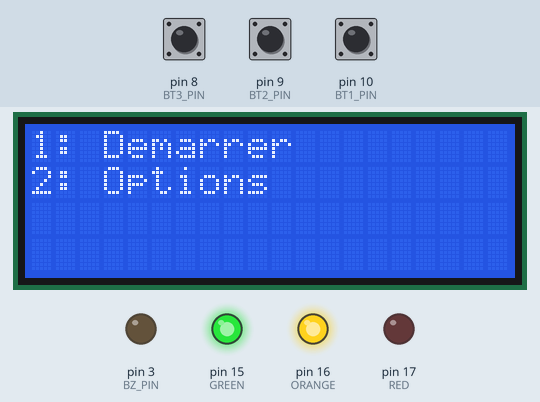
Recording of a sketch running on a simulated Arduino Uno, built with avr-gcc and run on an emulated ATmega328P. Shown: 20×4 character LCD, output pins drawn as LEDs (lit = HIGH). Inputs (shaded band) come from the test bench; at power-on: pin 10 (BT1_PIN) HIGH, pin 9 (BT2_PIN) HIGH, pin 8 (BT3_PIN) HIGH.

Above: at 1.2 s.
1.3 s: pin 10 (BT1_PIN) pulled LOW for 0.15 s
At 2.4 s:
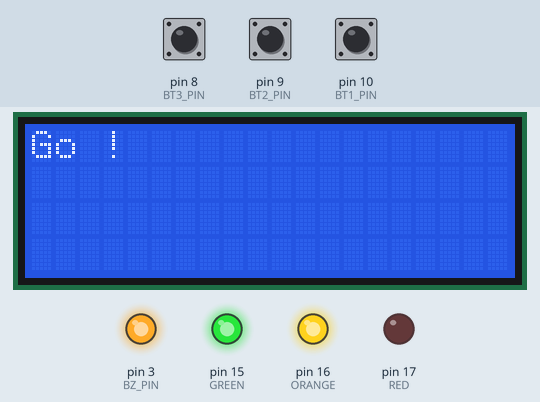
4.4 s: pin 10 (BT1_PIN) pulled LOW for 1 s
At 8.1 s:
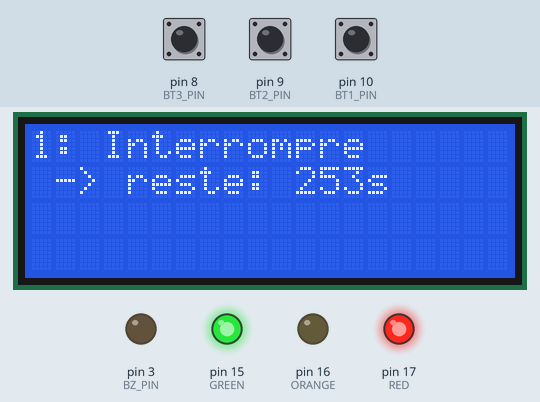
8.4 s: pin 10 (BT1_PIN) pulled LOW for 0.15 s
At 9.3 s:
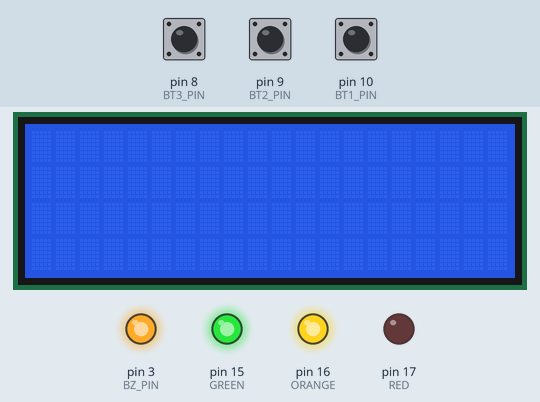
11.3 s: pin 9 (BT2_PIN) pulled LOW for 0.15 s
At 12.5 s:
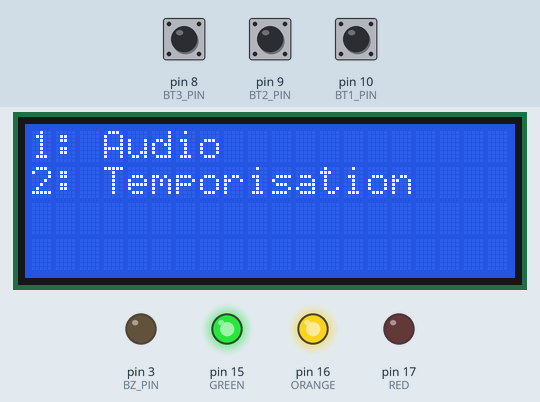
13.2 s: pin 9 (BT2_PIN) pulled LOW for 1 s
At 15.5 s:
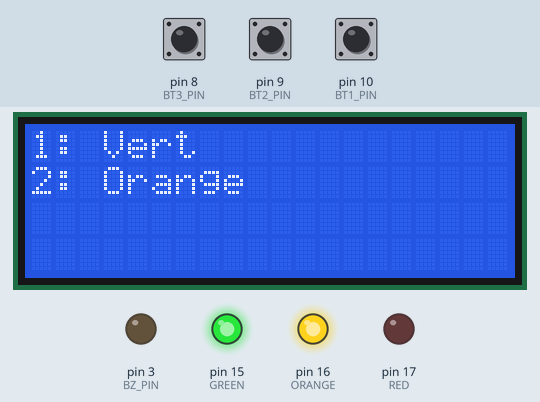
15.8 s: pin 9 (BT2_PIN) pulled LOW for 0.15 s
At 17.2 s:
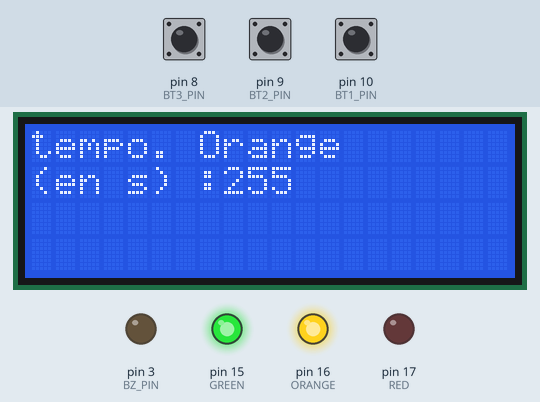
Timing chart, 0 to 18.7 s (numbered marks = the images above; inputs shaded):
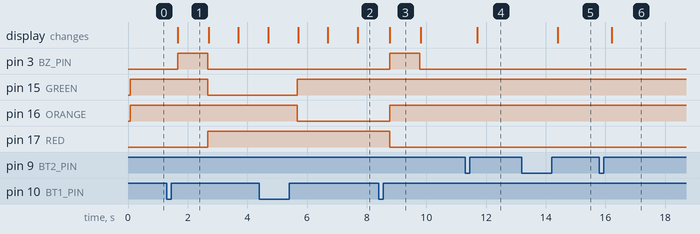

Measured:
- after the input at 1.3 s, pin 3 (BZ_PIN): LOW → HIGH after 0.37 s, → LOW 1.0 s later; pin 15 (GREEN): HIGH → LOW after 1.4 s; pin 17 (RED): LOW → HIGH after 1.4 s; the display: changes after 0.37 s (image 1)
- after the input at 4.4 s, pin 15 (GREEN): LOW → HIGH after 1.3 s; pin 16 (ORANGE): HIGH → LOW after 1.3 s
- after the input at 8.4 s, pin 3 (BZ_PIN): LOW → HIGH after 0.38 s, → LOW 1.0 s later; pin 16 (ORANGE): LOW → HIGH after 0.38 s; pin 17 (RED): HIGH → LOW after 0.38 s; the display: changes after 0.38 s (image 3)
- after the input at 11.3 s, the display: changes after 0.41 s (image 4)
- after the input at 13.2 s, the display: changes after 1.2 s (image 5)
- after the input at 15.8 s, the display: changes after 0.41 s (image 6)
- what the display in image 1 shows lasts 1.0 s, from 1.7 s to 2.7 s

The sketch:

Feu_tir.ino
```cpp
#include <Wire.h>
#include <LiquidCrystal_I2C.h>
#include <EEPROM.h>

//Custom IO definition
#define GREEN 15 //A1
#define ORANGE 16
#define RED 17
#define BT1_PIN  10
#define BT2_PIN  9
#define BT3_PIN  8
#define BZ_PIN  3
#define I2C_ADDR  0x27

#define SND_STATU_ADDR  1
#define PWM_RATIO_ADDR  2
#define TIMER2_ADDR  3
#define TIMER1_ADDR  4
//risque de limitation : par defaut on est a 3,5 min soit 180+30s = 210s -1s pour le beep de depart

//etats
#define ST_WAIT 0
#define ST_START 1
#define ST_P1 2
#define ST_P2 3
#define ST_END 4
#define ST_OPT 5
#define ST_OPT_TEMP 6
#define ST_OPT_TEMP_SET 7
#define ST_OPT_SND 8
#define ST_OPT_SND_SET 9
#define ST_OPT_SND_PWM 10
#define ST_OPT_TEMP_SET_P1 11
#define ST_OPT_TEMP_SET_P2 12


//evenements controles
#define NO_EVENT  0
#define BT1_EVENT  1
#define BT2_EVENT  2
#define BT3_EVENT  3

//temp d'attente entre chaque boucle (ms)
#define LoopWait  100
//nombre de boucles par seconde
#define LoopbySec  10

//timers (durées en s)
#define Temps_TEST  4

int temps_P1 = 0;
int temps_P2 = 30;
int timer = 0;

int prev_status = ST_WAIT;
int status = ST_WAIT;
int btEvent = NO_EVENT;
int lastState = NO_EVENT;
int configPwm = 0;
bool startSnd = false;
bool stopSnd = false;

LiquidCrystal_I2C lcd(0x27, 20, 4);

void setup() {
  //initialisation de l'affichage et des I/O
  lcd.init();
  lcd.clear();
  lcd.backlight();
  pinMode(GREEN, OUTPUT);
  pinMode(ORANGE, OUTPUT);
  pinMode(RED, OUTPUT);
  pinMode(BZ_PIN, OUTPUT);
  pinMode(BT1_PIN, INPUT_PULLUP);
  pinMode(BT2_PIN, INPUT_PULLUP);
  pinMode(BT3_PIN, INPUT_PULLUP);

  //on charge la config (byte)
  int activeSnd = EEPROM.read(SND_STATU_ADDR);
  startSnd = activeSnd % 2;
  stopSnd = activeSnd >> 1;
  configPwm = EEPROM.read(PWM_RATIO_ADDR);

  temps_P1 = EEPROM.read(TIMER1_ADDR);
  temps_P2 = EEPROM.read(TIMER2_ADDR);

}

void loop() {
  int buttonState = NO_EVENT;
  //Temporisation de 100 ms pour la boucle principale
  unsigned long endOfLoop = millis() + LoopWait;
  manageState();
  //note : les évenements des touches sont consommé ici, apres chaque boucle de 100ms
  consumeBtEvent();

  //On attend la fin du temps disponible pour la boucle
  //(on ne prend pas en compte les dépassement)
  while (millis() < endOfLoop) {
    if (LOW == digitalRead(BT1_PIN))
      buttonState = BT1_EVENT;
    else if (LOW == digitalRead(BT2_PIN))
      buttonState = BT2_EVENT;
    else if (LOW == digitalRead(BT3_PIN))
      buttonState = BT3_EVENT;
  }
  if (lastState != buttonState && buttonState == NO_EVENT)
  {
    btEvent = lastState;
  }
  lastState = buttonState;
}
```

Display_fnc.ino
```cpp
//fonctions de gestion d'affichage (16 char, 2 lignes)

void lcdClear() {
  lcd.clear();
}

void waitMsg() {
  lcd.setCursor(0, 0);
  lcd.print("1: Demarrer");
  lcd.setCursor(0, 1);
  lcd.print("2: Options");
}
void BeepMsg() {
  lcd.setCursor(0, 0);
  lcd.print("Go !");
}
void PhaseMsg() {
  lcd.setCursor(0, 0);
  lcd.print("1: Interrompre");
  lcd.setCursor(0, 1);
  lcd.print(" -> reste: " + String(timer / LoopbySec) + "s ");
}
void OptMainMsg() {
  lcd.setCursor(0, 0);
  lcd.print("1: Audio");
  lcd.setCursor(0, 1);
  lcd.print("2: Temporisation");
}

//-------------------------------

void OptTempoMsg() {
  lcd.setCursor(0, 0);
  lcd.print("1: Vert");
  lcd.setCursor(0, 1);
  lcd.print("2: Orange");
}

void OptMsgTempo1() {
  lcd.setCursor(0, 0);
  lcd.print("tempo. Vert");
  lcd.setCursor(0, 1);
  lcd.print("(en s) :");
  lcd.print(temps_P1);
}

void OptMsgTempo2() {
  lcd.setCursor(0, 0);
  lcd.print("tempo. Orange");
  lcd.setCursor(0, 1);
  lcd.print("(en s) :");
  lcd.print(temps_P2);
}

//-------------------------------

void OptMsgSnd() {
  lcd.setCursor(0, 0);
  lcd.print("1: Activation");
  lcd.setCursor(0, 1);
  lcd.print("2: tonalite");
}

void OptMsgSndActive() {
  lcd.setCursor(0, 0);
  lcd.print("1/2 :  debut|fin");
  lcd.setCursor(0, 1);
  //lcd.print("3:retour");
  lcd.setCursor(9, 1);
  lcd.print(startSnd ? "OUI" : "NON");
  lcd.setCursor(13, 1);
  lcd.print(stopSnd ? "OUI" : "NON");
}

void OptMsgSndPwm() {
  lcd.setCursor(0, 0);
  lcd.print("tonalite(1/2)");
  lcd.setCursor(3, 1);
  lcd.print('<');
  for (int i = 0; i < 8; i++)
    lcd.print( configPwm >> i == 1 ? (char)255 : ' ');
  lcd.print('>');
}
```

IO_fnc.ino
```cpp
//fonction d'accesibilité pour les IO

void ledOff() {
  digitalWrite(GREEN, HIGH);
  digitalWrite(ORANGE, HIGH);
  digitalWrite(RED, HIGH);
}
void ledGreen() {
  digitalWrite(GREEN, LOW);
  digitalWrite(ORANGE, HIGH);
  digitalWrite(RED, HIGH);
}
void ledOrange() {
  digitalWrite(GREEN, HIGH);
  digitalWrite(ORANGE, LOW);
  digitalWrite(RED, HIGH);
}
void ledRed() {
  digitalWrite(GREEN, HIGH);
  digitalWrite(ORANGE, HIGH);
  digitalWrite(RED, LOW);
}

//on declanche la sortie <!> ca fait du bruit a 490Hz
void beep(boolean start) {
  //on ne beep que la la config est activé (bit 1 pour le start, 2 pour le end)
  if ((start && startSnd) || (!start && stopSnd)) {
    analogWrite(BZ_PIN, configPwm);
    delay(1000);
    analogWrite(BZ_PIN, 0);
  }
  else
    delay(1000);
}

void beepTest() {
  analogWrite(BZ_PIN, configPwm);
  delay(100);
  analogWrite(BZ_PIN, 0);
}

void consumeBtEvent() {
  btEvent = NO_EVENT;
}

void updateSndConfig() {
  int snd = startSnd;
  if (stopSnd)
    snd += 2;
  EEPROM.update(SND_STATU_ADDR, snd);
  EEPROM.update(PWM_RATIO_ADDR, configPwm);
}


void updateTempoConfig() {
  EEPROM.update(TIMER1_ADDR, temps_P1);
  EEPROM.update(TIMER2_ADDR, temps_P2);
}
```

StateMachine.ino
```cpp
/*
  -----Gestion du deroulemment des operation (machine a état)-----

  3 bouton de commande sont disponible (bt1, bt2 et bt3)
  3 feux de couleur sont pilotés
  1 ecran de controle affiche l'etat, et la temporisation au besoin
  1 generateur se son
  Liste des etats
  [etat Attente] de commandes (rouge allumé, on attend une touche, 3 touches possibles)
  -bt1 declanche la séquence phase 1
  -bt2 passe en mode reglages
  (-bt3 declanche l'auto test)

  [etat phase 1] (vert allumé, temporisation par defaut : 3min 30s)
  - bt1 ou fin de temporisation declanche la sequence phase 2
  (- bt3 passe en mode attente)

  [etat phase 2] (vert allumé, temporisation par defaut : 3min 30s)
  - bt1 ou fin de temporisation, passe en mode attente
  (- bt3 passe en mode attente)

  [etat fin] la fin de séquence peut etre annoncé par un son (temporisation 1s)
  -attente tempo
  -raz du buffer commande avant de quitter
  -retour etat attente

  [etat reglages]
  -liste les options de reglage
    temporisation
      phase 1
        temps s
      phase 2
        temps s
    signal sonore
      debut tir
        oui/non
      arret tir
        oui/non
*/

void manageState() {
  //gestion de l'effacemet
  if (prev_status != status)
  {
    prev_status = status;
    lcdClear();
  }

  switch (status) {
    case ST_WAIT : //--------------------------W8
      ledRed();
      waitMsg();
      if (btEvent == BT1_EVENT) {
        status = ST_START;
      }
      else if (btEvent == BT2_EVENT) {
        status = ST_OPT;
      }
      break;
    case ST_START : //----------------------------
      ledRed();
      BeepMsg();
      timer = temps_P1 * LoopbySec;
      beep(true); //start beep
      status = ST_P1;
      break;
    case ST_P1 :   //--------------------------P1
      ledGreen();
      resetOnBt3();
      if  (timer > 0 && btEvent != BT1_EVENT) {
        if (timer % LoopbySec == 0)
          PhaseMsg();
        timer--;
      }
      else {
        status = ST_P2;
        timer = temps_P2 * LoopbySec;
      }
      break;
    case ST_P2 : //--------------------------P2
      ledOrange();
      resetOnBt3();
      if (timer > 0 && btEvent != BT1_EVENT) {
        if (timer % LoopbySec == 0)
          PhaseMsg();
        timer--;
      }
      else {
        status = ST_END;
      }
      break;
    case ST_END  : //------------------------END
      ledRed();
      beep(false);
      status = ST_WAIT;
      break;
    case ST_OPT : //--------------------------OPTIONS
      OptMainMsg();
      navigate(ST_OPT_SND, ST_OPT_TEMP);
      break;
    case ST_OPT_TEMP    : //----------------Menu tempo
      OptTempoMsg();
      navigate(ST_OPT_TEMP_SET_P1, ST_OPT_TEMP_SET_P2);
      break;
    case ST_OPT_TEMP_SET_P1: //----------------config P1
      OptMsgTempo1();
      if (btEvent == BT1_EVENT ) {
        temps_P1 --;
        if (temps_P1 < 1)
          temps_P1 = 1;
      }
      if (btEvent == BT2_EVENT) {
        temps_P1 ++;
        if (temps_P1 > 250)
          temps_P1 = 250;
      }
      if (btEvent == BT3_EVENT) {
        updateTempoConfig();
        status = ST_OPT_TEMP;
      }
      break;
    case ST_OPT_TEMP_SET_P2: //----------------config P1
      OptMsgTempo2();
      if (btEvent == BT1_EVENT ) {
        temps_P2 --;
        if (temps_P2 < 1)
          temps_P2 = 1;
      }
      if (btEvent == BT2_EVENT) {
        temps_P2 ++;
        if (temps_P2 > 250)
          temps_P2 = 250;
      }
      if (btEvent == BT3_EVENT) {
        updateTempoConfig();
        status = ST_OPT_TEMP;
      }
      break;
    case ST_OPT_SND     : //----------------Menu son
      //menu son
      OptMsgSnd();
      navigate(ST_OPT_SND_SET, ST_OPT_SND_PWM);
      break;
    case ST_OPT_SND_SET ://----------------config beep
      OptMsgSndActive();
      if (btEvent == BT1_EVENT) {
        startSnd = !startSnd;
      }
      if (btEvent == BT2_EVENT) {
        stopSnd = !stopSnd;
      }
      if (btEvent == BT3_EVENT) {
        updateSndConfig();
        status = ST_OPT_SND;
      }
      break;
    case ST_OPT_SND_PWM ://----------------config pwm
      OptMsgSndPwm();
      if (btEvent == BT1_EVENT ) {
        configPwm = configPwm >> 1;
        if (configPwm < 1)
          configPwm = 1;
        beepTest();
      }
      if (btEvent == BT2_EVENT) {
        configPwm = configPwm << 1;
        if (configPwm > 64)
          configPwm = 64;
        beepTest();
      }
      if (btEvent == BT3_EVENT) {
        updateSndConfig();
        status = ST_OPT_SND;
      }
      break;
  }
}

//gestion des menus

boolean resetOnBt3() {
  if (btEvent == BT3_EVENT) {
    //BT3 detecté, on fait un "Reset" (retour mode attente)
    status = ST_WAIT;
    return true;
  }
  return false;
}

//permet de naviguer entre 2 etats ou de revenir au depart
void navigate(int state1, int state2) {
  if (btEvent == BT1_EVENT)
    status = state1;
  if (btEvent == BT2_EVENT)
    status = state2;
  if (btEvent == BT3_EVENT) {
    lcdClear();
    status = ST_WAIT;
  }
}
```
